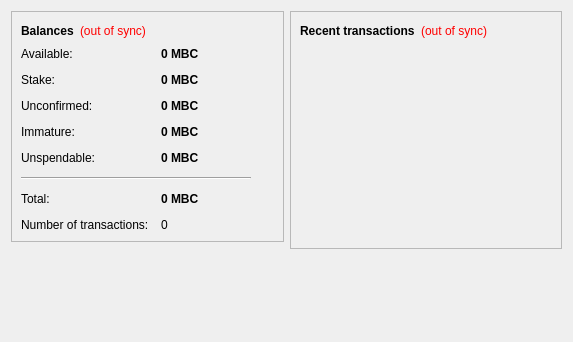
<?xml version="1.0" encoding="UTF-8"?>
<ui version="4.0">
 <class>OverviewPage</class>
 <widget class="QWidget" name="OverviewPage">
  <property name="geometry">
   <rect>
    <x>0</x>
    <y>0</y>
    <width>573</width>
    <height>342</height>
   </rect>
  </property>
  <property name="windowTitle">
   <string>Form</string>
  </property>
  <layout class="QHBoxLayout" name="horizontalLayout" stretch="1,1">
   <item>
    <layout class="QVBoxLayout" name="verticalLayout_2">
     <item>
      <widget class="QFrame" name="frame">
       <property name="frameShape">
        <enum>QFrame::StyledPanel</enum>
       </property>
       <property name="frameShadow">
        <enum>QFrame::Raised</enum>
       </property>
       <layout class="QVBoxLayout" name="verticalLayout_4">
        <item>
         <layout class="QHBoxLayout" name="horizontalLayout_4">
          <item>
           <widget class="QLabel" name="label_5">
            <property name="font">
             <font>
              <weight>75</weight>
              <bold>true</bold>
             </font>
            </property>
            <property name="text">
             <string>Balances</string>
            </property>
           </widget>
          </item>
          <item>
           <widget class="QLabel" name="labelWalletStatus">
            <property name="toolTip">
             <string>The displayed information may be out of date. Your wallet automatically synchronizes with the MyBitcoinClassic network after a connection is established, but this process has not completed yet.</string>
            </property>
            <property name="styleSheet">
             <string notr="true">QLabel { color: red; }</string>
            </property>
            <property name="text">
             <string notr="true">(out of sync)</string>
            </property>
            <property name="alignment">
             <set>Qt::AlignLeading|Qt::AlignLeft|Qt::AlignVCenter</set>
            </property>
           </widget>
          </item>
          <item>
           <spacer name="horizontalSpacer_2">
            <property name="orientation">
             <enum>Qt::Horizontal</enum>
            </property>
            <property name="sizeHint" stdset="0">
             <size>
              <width>40</width>
              <height>20</height>
             </size>
            </property>
           </spacer>
          </item>
         </layout>
        </item>
        <item>
         <layout class="QFormLayout" name="formLayout_2">
          <property name="fieldGrowthPolicy">
           <enum>QFormLayout::AllNonFixedFieldsGrow</enum>
          </property>
          <property name="horizontalSpacing">
           <number>12</number>
          </property>
          <property name="verticalSpacing">
           <number>12</number>
          </property>
          <item row="0" column="0">
           <widget class="QLabel" name="labelAvailableText">
            <property name="toolTip">
             <string>Your current available balance</string>
            </property>
            <property name="text">
             <string>Available:</string>
            </property>
           </widget>
          </item>
          <item row="0" column="1">
           <widget class="QLabel" name="labelAvailable">
            <property name="font">
             <font>
              <weight>75</weight>
              <bold>true</bold>
             </font>
            </property>
            <property name="cursor">
             <cursorShape>IBeamCursor</cursorShape>
            </property>
            <property name="toolTip">
             <string>Your current available balance</string>
            </property>
            <property name="text">
             <string notr="true">0 MBC</string>
            </property>
            <property name="alignment">
             <set>Qt::AlignLeading|Qt::AlignLeft|Qt::AlignVCenter</set>
            </property>
            <property name="textInteractionFlags">
             <set>Qt::LinksAccessibleByMouse|Qt::TextSelectableByKeyboard|Qt::TextSelectableByMouse</set>
            </property>
           </widget>
          </item>
          <item row="1" column="0">
           <widget class="QLabel" name="label_6">
            <property name="toolTip">
             <string>Total of coins that was staked, and do not yet count toward the current balance</string>
            </property>
            <property name="text">
             <string>Stake:</string>
            </property>
           </widget>
          </item>
          <item row="1" column="1">
           <widget class="QLabel" name="labelStake">
            <property name="font">
             <font>
              <weight>75</weight>
              <bold>true</bold>
             </font>
            </property>
            <property name="cursor">
             <cursorShape>IBeamCursor</cursorShape>
            </property>
            <property name="toolTip">
             <string>Total of coins that was staked, and do not yet count toward the current balance</string>
            </property>
            <property name="text">
             <string notr="true">0 MBC</string>
            </property>
            <property name="alignment">
             <set>Qt::AlignLeading|Qt::AlignLeft|Qt::AlignVCenter</set>
            </property>
            <property name="textInteractionFlags">
             <set>Qt::LinksAccessibleByMouse|Qt::TextSelectableByKeyboard|Qt::TextSelectableByMouse</set>
            </property>
           </widget>
          </item>
          <item row="2" column="0">
           <widget class="QLabel" name="label_3">
            <property name="toolTip">
             <string>Total of transactions that have yet to be confirmed, and do not yet count toward the current balance</string>
            </property>
            <property name="text">
             <string>Unconfirmed:</string>
            </property>
           </widget>
          </item>
          <item row="2" column="1">
           <widget class="QLabel" name="labelUnconfirmed">
            <property name="font">
             <font>
              <weight>75</weight>
              <bold>true</bold>
             </font>
            </property>
            <property name="cursor">
             <cursorShape>IBeamCursor</cursorShape>
            </property>
            <property name="toolTip">
             <string>Total of transactions that have yet to be confirmed, and do not yet count toward the current balance</string>
            </property>
            <property name="text">
             <string notr="true">0 MBC</string>
            </property>
            <property name="alignment">
             <set>Qt::AlignLeading|Qt::AlignLeft|Qt::AlignVCenter</set>
            </property>
            <property name="textInteractionFlags">
             <set>Qt::LinksAccessibleByMouse|Qt::TextSelectableByKeyboard|Qt::TextSelectableByMouse</set>
            </property>
           </widget>
          </item>
          <item row="3" column="0">
           <widget class="QLabel" name="labelImmatureText">
            <property name="toolTip">
             <string>Mined balance that has not yet matured</string>
            </property>
            <property name="text">
             <string>Immature:</string>
            </property>
           </widget>
          </item>
          <item row="3" column="1">
           <widget class="QLabel" name="labelImmature">
            <property name="font">
             <font>
              <weight>75</weight>
              <bold>true</bold>
             </font>
            </property>
            <property name="toolTip">
             <string>Mined balance that has not yet matured</string>
            </property>
            <property name="text">
             <string notr="true">0 MBC</string>
            </property>
            <property name="alignment">
             <set>Qt::AlignLeading|Qt::AlignLeft|Qt::AlignVCenter</set>
            </property>
            <property name="textInteractionFlags">
             <set>Qt::LinksAccessibleByMouse|Qt::TextSelectableByKeyboard|Qt::TextSelectableByMouse</set>
            </property>
           </widget>
          </item>
          <item row="4" column="0">
           <widget class="QLabel" name="labelBalanceWatchOnlyText">
            <property name="toolTip">
             <string>Your unspendable balance</string>
            </property>
            <property name="text">
             <string>Unspendable:</string>
            </property>
           </widget>
          </item>
          <item row="4" column="1">
           <widget class="QLabel" name="labelBalanceWatchOnly">
            <property name="font">
             <font>
              <weight>75</weight>
              <bold>true</bold>
             </font>
            </property>
            <property name="cursor">
             <cursorShape>IBeamCursor</cursorShape>
            </property>
            <property name="toolTip">
             <string>Your unspendable balance</string>
            </property>
            <property name="text">
             <string notr="true">0 MBC</string>
            </property>
            <property name="alignment">
             <set>Qt::AlignLeading|Qt::AlignLeft|Qt::AlignVCenter</set>
            </property>
            <property name="textInteractionFlags">
             <set>Qt::LinksAccessibleByMouse|Qt::TextSelectableByKeyboard|Qt::TextSelectableByMouse</set>
            </property>
           </widget>
          </item>
          <item row="5" column="0" colspan="2">
           <widget class="Line" name="line">
            <property name="maximumSize">
             <size>
              <width>230</width>
              <height>16777215</height>
             </size>
            </property>
            <property name="orientation">
             <enum>Qt::Horizontal</enum>
            </property>
           </widget>
          </item>
          <item row="6" column="0">
           <widget class="QLabel" name="labelTotalText">
            <property name="toolTip">
             <string>Your current total balance</string>
            </property>
            <property name="text">
             <string>Total:</string>
            </property>
           </widget>
          </item>
          <item row="6" column="1">
           <widget class="QLabel" name="labelTotal">
            <property name="font">
             <font>
              <weight>75</weight>
              <bold>true</bold>
             </font>
            </property>
            <property name="toolTip">
             <string>Your current total balance</string>
            </property>
            <property name="text">
             <string notr="true">0 MBC</string>
            </property>
            <property name="alignment">
             <set>Qt::AlignLeading|Qt::AlignLeft|Qt::AlignVCenter</set>
            </property>
            <property name="textInteractionFlags">
             <set>Qt::LinksAccessibleByMouse|Qt::TextSelectableByKeyboard|Qt::TextSelectableByMouse</set>
            </property>
           </widget>
          </item>
          <item row="7" column="0">
           <widget class="QLabel" name="label_2">
            <property name="toolTip">
             <string>Total number of transactions in wallet</string>
            </property>
            <property name="text">
             <string>Number of transactions:</string>
            </property>
           </widget>
          </item>
          <item row="7" column="1">
           <widget class="QLabel" name="labelNumTransactions">
            <property name="toolTip">
             <string>Total number of transactions in wallet</string>
            </property>
            <property name="text">
             <string notr="true">0</string>
            </property>
           </widget>
          </item>
         </layout>
        </item>
       </layout>
      </widget>
     </item>
     <item>
      <spacer name="verticalSpacer">
       <property name="orientation">
        <enum>Qt::Vertical</enum>
       </property>
       <property name="sizeHint" stdset="0">
        <size>
         <width>20</width>
         <height>40</height>
        </size>
       </property>
      </spacer>
     </item>
    </layout>
   </item>
   <item>
    <layout class="QVBoxLayout" name="verticalLayout_3">
     <item>
      <widget class="QFrame" name="frame_2">
       <property name="frameShape">
        <enum>QFrame::StyledPanel</enum>
       </property>
       <property name="frameShadow">
        <enum>QFrame::Raised</enum>
       </property>
       <layout class="QVBoxLayout" name="verticalLayout">
        <item>
         <layout class="QHBoxLayout" name="horizontalLayout_2">
          <item>
           <widget class="QLabel" name="label_4">
            <property name="text">
             <string>&lt;b&gt;Recent transactions&lt;/b&gt;</string>
            </property>
           </widget>
          </item>
          <item>
           <widget class="QLabel" name="labelTransactionsStatus">
            <property name="toolTip">
             <string>The displayed information may be out of date. Your wallet automatically synchronizes with the MyBitcoinClassic network after a connection is established, but this process has not completed yet.</string>
            </property>
            <property name="styleSheet">
             <string notr="true">QLabel { color: red; }</string>
            </property>
            <property name="text">
             <string notr="true">(out of sync)</string>
            </property>
            <property name="alignment">
             <set>Qt::AlignRight|Qt::AlignTrailing|Qt::AlignVCenter</set>
            </property>
           </widget>
          </item>
          <item>
           <spacer name="horizontalSpacer">
            <property name="orientation">
             <enum>Qt::Horizontal</enum>
            </property>
            <property name="sizeHint" stdset="0">
             <size>
              <width>40</width>
              <height>20</height>
             </size>
            </property>
           </spacer>
          </item>
         </layout>
        </item>
        <item>
         <widget class="QListView" name="listTransactions">
          <property name="styleSheet">
           <string notr="true">QListView { background: transparent; }</string>
          </property>
          <property name="frameShape">
           <enum>QFrame::NoFrame</enum>
          </property>
          <property name="verticalScrollBarPolicy">
           <enum>Qt::ScrollBarAlwaysOff</enum>
          </property>
          <property name="horizontalScrollBarPolicy">
           <enum>Qt::ScrollBarAlwaysOff</enum>
          </property>
          <property name="selectionMode">
           <enum>QAbstractItemView::NoSelection</enum>
          </property>
         </widget>
        </item>
       </layout>
      </widget>
     </item>
     <item>
      <spacer name="verticalSpacer_2">
       <property name="orientation">
        <enum>Qt::Vertical</enum>
       </property>
       <property name="sizeHint" stdset="0">
        <size>
         <width>20</width>
         <height>40</height>
        </size>
       </property>
      </spacer>
     </item>
    </layout>
   </item>
  </layout>
 </widget>
 <resources/>
 <connections/>
</ui>
